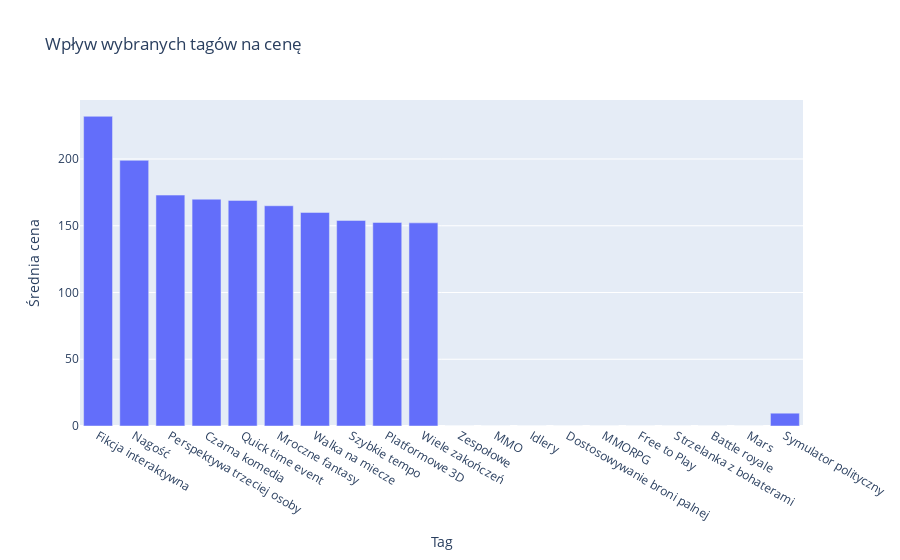

This figure's notebook cell:
### Code cell
tag_prices = []

for tag in all_tags:
    subset = df[df['tags'].apply(lambda tags: tag in tags)]
    avg_price = subset['price'].mean()
    tag_prices.append({'Tag': tag, 'Average Price': avg_price})

tag_price_df = pd.DataFrame(tag_prices).sort_values('Average Price', ascending=False)


# Wybór tagów z największą średnią ceną i różnicą cen
top_expensive_tags = tag_price_df.nlargest(10, 'Average Price')
top_cheap_tags = tag_price_df.nsmallest(10, 'Average Price')
filtered_tag_price_df = pd.concat([top_expensive_tags, top_cheap_tags])

# Wizualizacja
fig = px.bar(filtered_tag_price_df, x='Tag', y='Average Price', title='Wpływ wybranych tagów na cenę', labels={'Tag': 'Tag', 'Average Price': 'Średnia cena'})
fig.show()

### Figure 1 — Plotly figure (JSON) as saved in the notebook; plotly's stock layout.template omitted (floating-point values rounded to 4 significant figures)
{"data": [{"alignmentgroup": "True", "hovertemplate": "Tag=%{x}<br>Średnia cena=%{y}<extra></extra>", "legendgroup": "", "marker": {"color": "#636efa", "pattern": {"shape": ""}}, "name": "", "offsetgroup": "", "orientation": "v", "showlegend": false, "textposition": "auto", "type": "bar", "x": ["Fikcja interaktywna", "Nagość", "Perspektywa trzeciej osoby", "Czarna komedia", "Quick time event", "Mroczne fantasy", "Walka na miecze", "Szybkie tempo", "Platformowe 3D", "Wiele zakończeń", "Zespołowe", "MMO", "Idlery", "Dostosowywanie broni palnej", "MMORPG", "Free to Play", "Strzelanka z bohaterami", "Battle royale", "Mars", "Symulator polityczny"], "xaxis": "x", "y": [232.0, 199, 173.0, 169.9, 169, 165.0, 160.0, 154.0, 152.5, 152.2, 0, 0, 0, 0, 0, 0, 0, 0, 0, 9.59], "yaxis": "y"}], "layout": {"barmode": "relative", "legend": {"tracegroupgap": 0}, "title": {"text": "Wpływ wybranych tagów na cenę"}, "xaxis": {"anchor": "y", "domain": [0, 1], "title": {"text": "Tag"}}, "yaxis": {"anchor": "x", "domain": [0, 1], "title": {"text": "Średnia cena"}}}}
